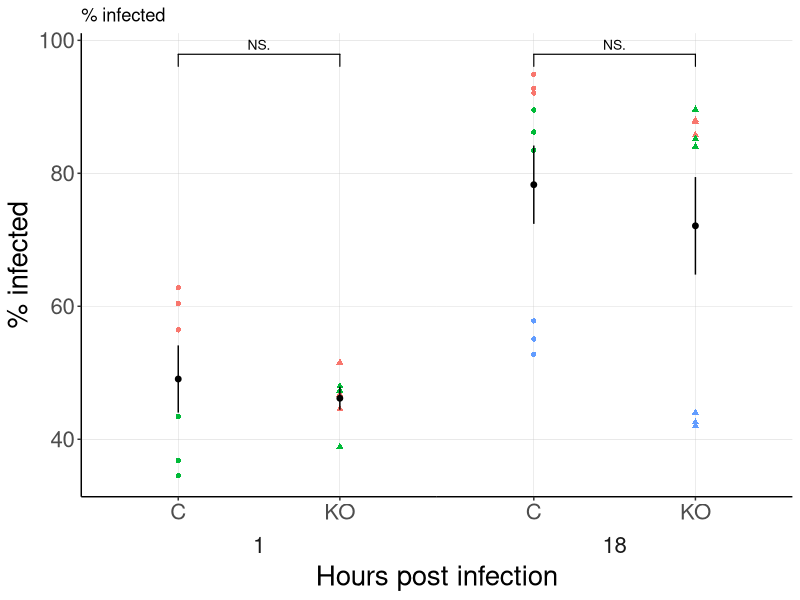
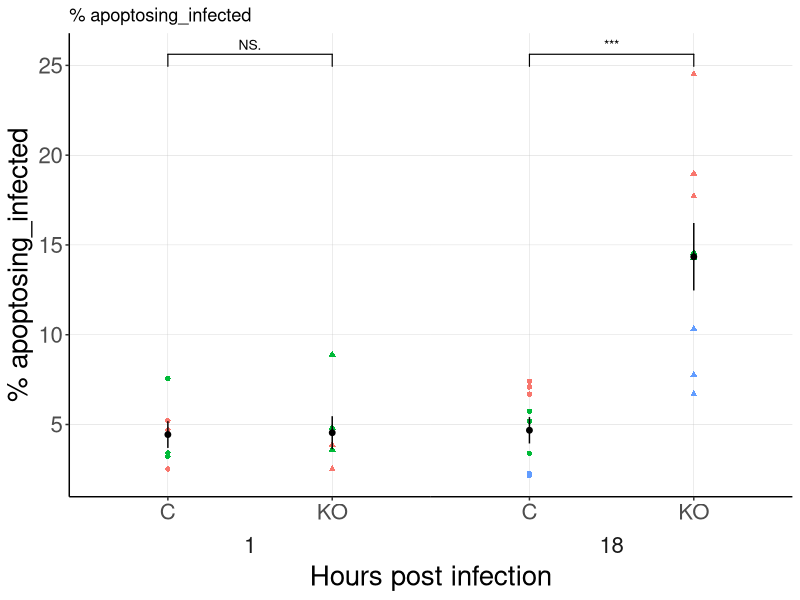
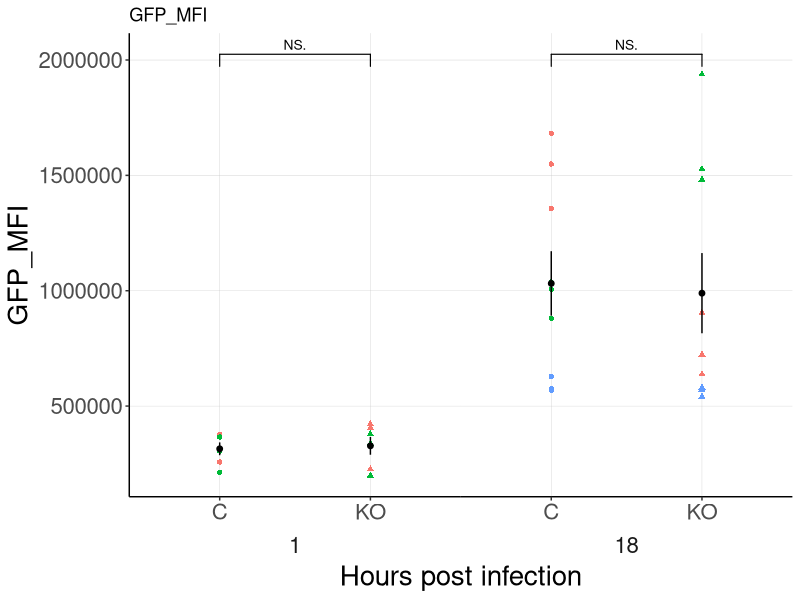
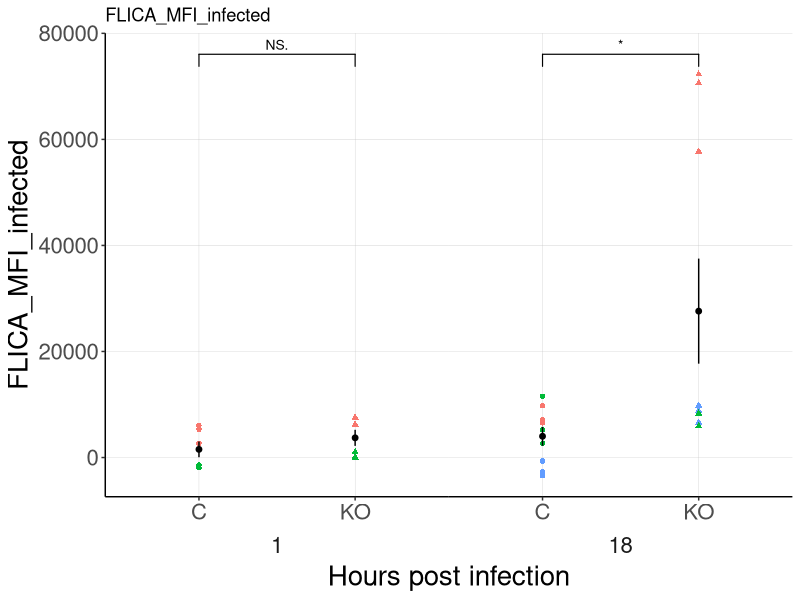
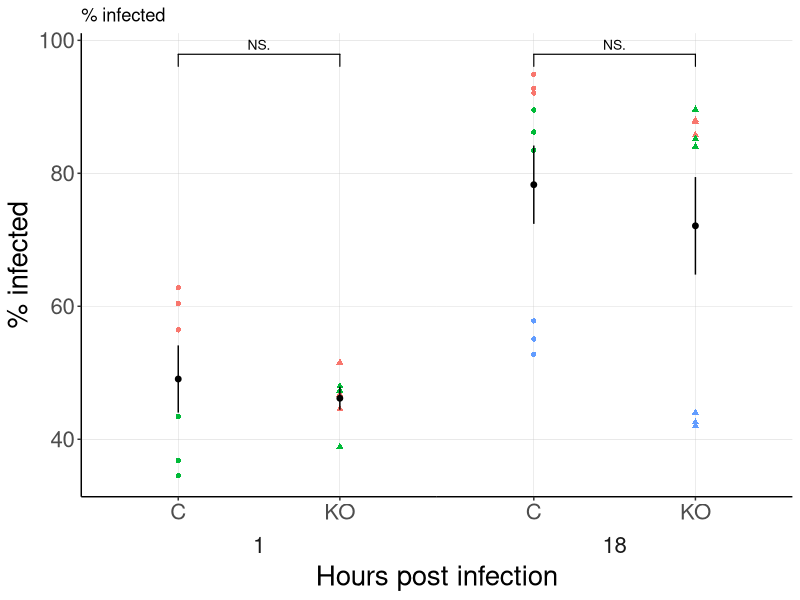
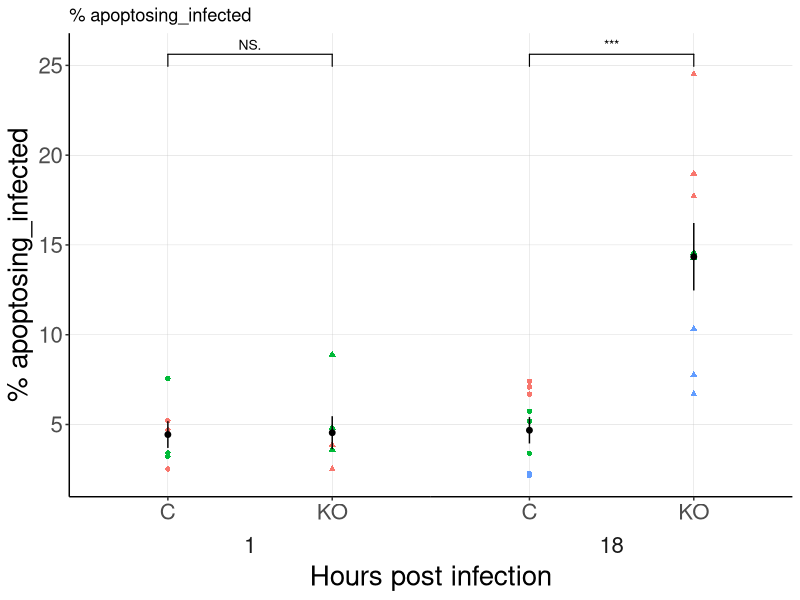
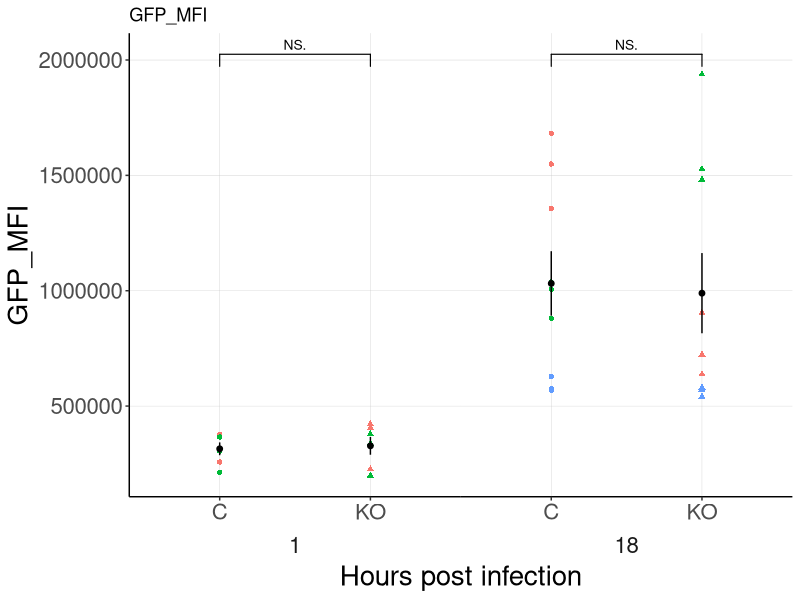
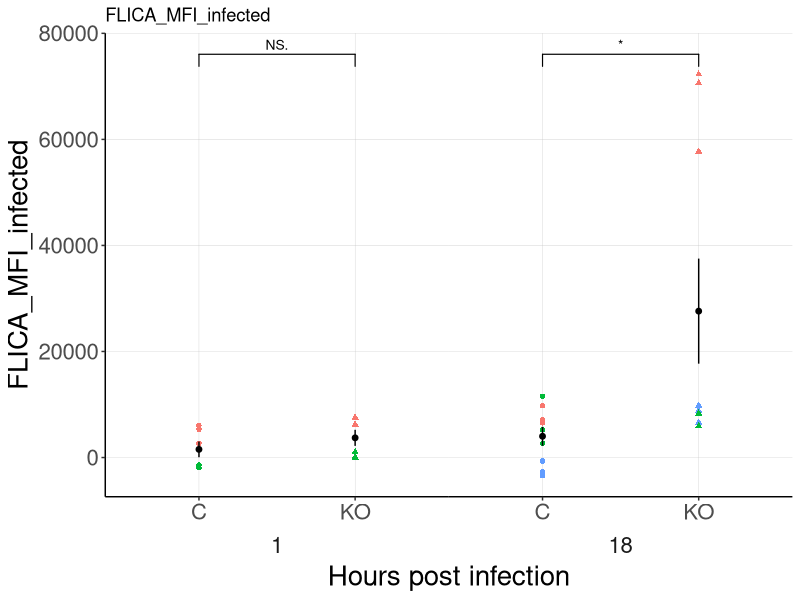

Generate these figures, in order, with R:
## ---- chunk 1
knitr::opts_chunk$set(echo = TRUE)
library(tidyverse)
library(ggpubr)
library(readxl)
## ---- chunk 2
Freq_plot <- function(data, y_freq){
(p_freq <- data %>% 
    ggplot(aes(x = fct_relevel(genotype, 'C', 'KO'), y = get(y_freq))) +
    geom_point(aes(color = Experiment, shape = genotype)) +
    #stat_compare_means(method = "t.test", label = 'p.format') +
    geom_signif(comparisons = list(c('C', 'KO')),test = "t.test", 
               map_signif_level = TRUE, size = 0.4, textsize = 3.5) +
    stat_summary(geom = "pointrange", fun.data = mean_se, size = 0.25) +
    facet_wrap(~hpi, strip.position = 'bottom', scales = 'free_x', nrow = 1)+
    xlab('Hours post infection') +
    ylab(as.character(y_freq)) +
    ggtitle(as.character(y_freq)) +
    guides(fill = 'none', color = 'none') +
    theme(panel.spacing = unit(0, 'lines'),
         panel.background = element_rect(fill = 'white'),
         axis.text = element_text(size = 16),
         axis.title = element_text(size = 20),
         panel.grid.major = 
           element_line(color = 'grey', size = 0.1),
         strip.background = element_blank(),
         strip.placement = 'outside',
         strip.text.x = element_text( size = 16),
         legend.position = 'none',
         axis.line = element_line()))
}
## ---- chunk 3
data <- read_excel(path = "../data/Processed_data/combined_percentinfected.xlsx", na = c('NA','N/A'), col_names = TRUE)
head(data, n = 5)
## ---- chunk 4
Freq_plot(data, "% infected")
ggsave(filename = "IA_Combined_PercentInfected.png")
## ---- chunk 5
Freq_plot(data, "% apoptosing_infected")
ggsave(filename = "IA_Combined_Percentapoptosing_infected.png")
## ---- chunk 6
Freq_plot(data, "GFP_MFI")
ggsave(filename = "IA_Combined_GFP_MFI.png")
## ---- chunk 7
Freq_plot(data, "FLICA_MFI_infected")
ggsave(filename = "IA_Combined_FLICA_MFI_infected.png")
